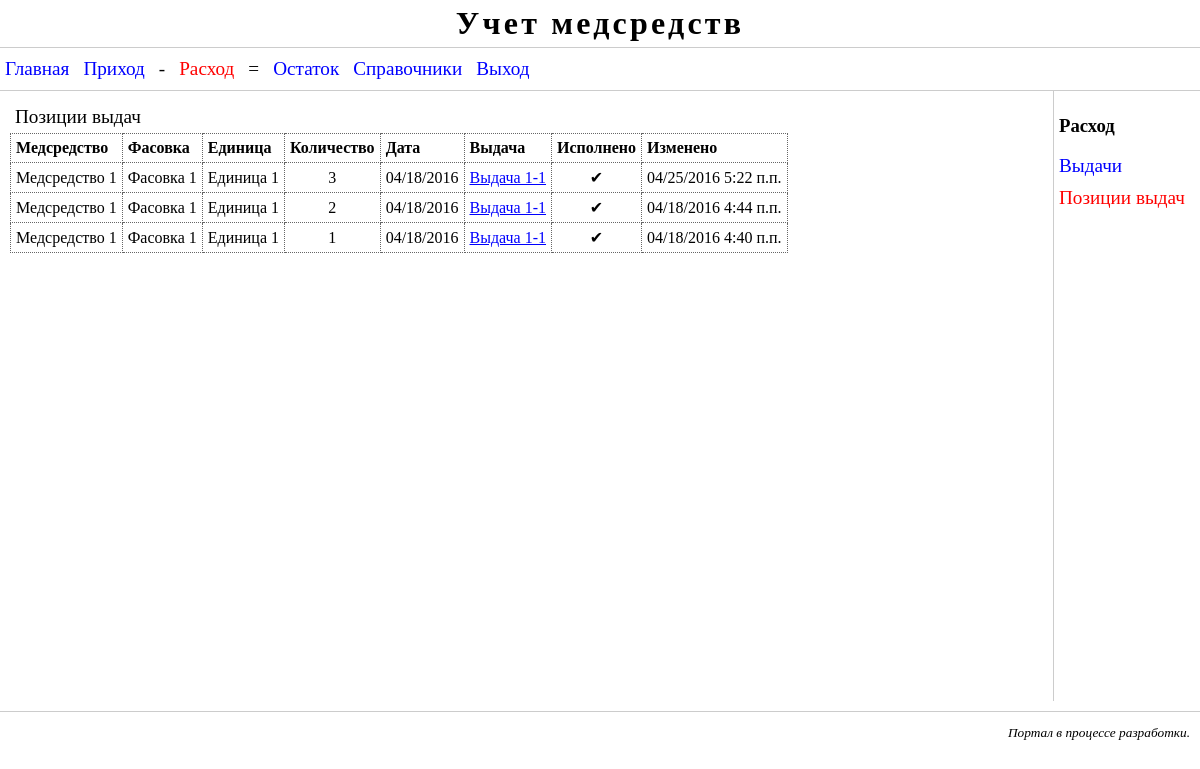
Screenshot of /expense/position_issue_list/ (signed in) with the database file from the repository.
### expense/models.py (models this page shows, shortened)
class Position_issue(CommonPositionModel):
    issue = models.ForeignKey(
        Issue,
        blank = False,
        null = True,
        on_delete = models.PROTECT,
        verbose_name = Issue._meta.verbose_name,
        )
    item = models.ForeignKey(
        Item,
        blank = False,
        null = True,
        limit_choices_to = {'accessability': True},
        on_delete = models.PROTECT,
        verbose_name = Item._meta.verbose_name,
        )
    design = models.ForeignKey(
        Design,
        blank = True,
        null = True,
        limit_choices_to = {'accessability': True},
        on_delete = models.PROTECT,
        verbose_name = Design._meta.verbose_name,
        )
    packing = models.ForeignKey(
        Packing,
        blank = False,
        null = True,
        limit_choices_to = {'accessability': True},
        on_delete = models.PROTECT,
        verbose_name = Packing._meta.verbose_name,
        )
    unit = models.ForeignKey(
        Unit,
        blank = False,
        null = True,
        limit_choices_to = {'accessability': True},
        on_delete = models.PROTECT,
        verbose_name = Unit._meta.verbose_name,
        )
    part = models.ForeignKey(
        Part,
        blank = True,
        null = True,
        limit_choices_to = {'accessability': True},
        on_delete = models.PROTECT,
        verbose_name = Part._meta.verbose_name,
        )
    class Meta:
        ordering = ["number"]
        verbose_name = "Позиция выдачи"
        verbose_name_plural = "Позиции выдач"
        unique_together = ("issue", "number")

class Issue(CommonModel, ReferBased):
    date = models.DateField(
        verbose_name = "Дата",
        )
    name = models.CharField(
        max_length = 100,
        unique_for_date = "date",
        verbose_name = "Название",
        validators = [
            RegexValidator(regex=r'^\S+',
                message= "Текст не должен начинаться пробелом"),
            RegexValidator(regex=r'\S+$',
                message= "Текст не должен оканчиваться пробелом"),
            ]
        )
    type = models.ForeignKey(
        TypeIssue,
        blank = True,
        null = True,
        limit_choices_to = {'accessability': True},
        on_delete = models.PROTECT,
        verbose_name = "Тип",
        )
    consumer = models.ForeignKey(
        Consumer,
        blank = True,
        null = True,
        limit_choices_to = {'accessability': True},
        on_delete = models.PROTECT,
        verbose_name = Consumer._meta.verbose_name,
        )
    executed = models.BooleanField(
        default = False,
        verbose_name = "Исполнено",
        )
    store = models.ForeignKey(
        Store,
        blank = True,
        null = True,
        limit_choices_to = {'accessability': True},
        on_delete = models.PROTECT,
        verbose_name = Store._meta.verbose_name,
        )
    target = models.ForeignKey(
        Target,
        blank = True,
        null = True,
        limit_choices_to = {'accessability': True},
        on_delete = models.PROTECT,
        verbose_name = Target._meta.verbose_name,
        )
    class Meta:
        ordering = ["-date", "name"]
        verbose_name = "Выдача"
        verbose_name_plural = "Выдачи"

### refer/models.py (models this page shows)
class ReferCommon(CommonModel):
    name = models.CharField(
        max_length = 100,
        unique = True,
        verbose_name = "Название",
        validators = [
            RegexValidator(regex=r'^\S+',
                message= "Текст не должен начинаться пробелом"),
            RegexValidator(regex=r'\S+$',
                message= "Текст не должен оканчиваться пробелом"),
            ]
        )
    order = models.FloatField(
        default = 0,
        verbose_name = "Порядок",
        )
    def __str__(self):
        return self.name
    class Meta:
        abstract = True
        ordering = ["order", "name"]

class ReferBased(models.Model):
    bases = models.ManyToManyField(
        Base,
        blank = True,
        limit_choices_to = {'accessability': True},
        verbose_name = Base._meta.verbose_name,
        )
    class Meta:
        abstract = True

class Item(ReferCommon, ReferBased):
    type = models.ForeignKey(
        TypeItem,
        blank = True,
        null = True,
        limit_choices_to = {'accessability': True},
        on_delete = models.PROTECT,
        verbose_name = "Тип",
        )
    formats = models.ManyToManyField(
        Format,
        blank = True,
        limit_choices_to = {'accessability': True},
        verbose_name = Format._meta.verbose_name,
        )
    class Meta:
        verbose_name = "Медсредство"
        verbose_name_plural = "Медсредства"

class Packing(ReferCommon, ReferBased):
    type = models.ForeignKey(
        TypePacking,
        blank = True,
        null = True,
        limit_choices_to = {'accessability': True},
        on_delete = models.PROTECT,
        verbose_name = "Тип",
        )
    class Meta:
        verbose_name = "Фасовка"
        verbose_name_plural = "Фасовки"

class Unit(ReferCommon, ReferBased):
    type = models.ForeignKey(
        TypeUnit,
        blank = True,
        null = True,
        limit_choices_to = {'accessability': True},
        on_delete = models.PROTECT,
        verbose_name = "Тип",
        )
    class Meta:
        verbose_name = "Единица"
        verbose_name_plural = "Единицы"

### expense/views.py (the view)
class PositionList(ListView, MyPageNumberContextMixin, MyModelContextMixin,
    MyModelSetContextMixin, MyExpensesContextMixin):
    model = Position_issue
    model_set = [Issue]
    queryset = model.objects.order_by("item", "-modifyed",)
    paginate_by = 5
    allow_empty = True

### common/mycontext.py (called while the page is built)
    def get_context_data(self, **kwargs):
        context = super().get_context_data(**kwargs)
        context["current_url"] = self.request.path
        context["current_path"] = self.request.get_full_path()
        context["back_url"] = self.request.GET.get("back_url", "")
        context["success_url"] = self.request.GET.get("success_url", "")
        return context

    def get_context_data(self, **kwargs):
        context = super().get_context_data(**kwargs)
        context["pn"] = self.request.GET.get("page", "1")
        return context

    def get_context_data(self, **kwargs):
        context = super().get_context_data(**kwargs)
        context["model_verbose_name_plural"] = self.model._meta.verbose_name_plural
        fields_name = {}
        for f in self.model._meta.get_fields():
            if hasattr(f, "verbose_name"):
                fields_name[f.name] = f.verbose_name
        context["fields_verbose_name"] = fields_name
        if self.request.user.is_authenticated():
            model_name = self.model.__name__
            model_app = self.model._meta.app_label
            can = {}
            if self.request.user.has_perm(model_app + '.change_' + model_name):
                can["edit"] = True
            if self.request.user.has_perm(model_app + '.add_' + model_name):
                can["add"] = True
            context["can"] = can
        return context

    def get_context_data(self, **kwargs):
        context = super().get_context_data(**kwargs)
        for model in self.model_set:
            model_name = model.__name__
            model_app = model._meta.app_label
            model_tag = model_app + "_" + model_name
            context[model_tag + "_" + "model_verbose_name_plural"] = \
                model._meta.verbose_name_plural
            context[model_tag + "_" + "model_verbose_name"] = \
                model._meta.verbose_name
            fields_name = {}
            for f in model._meta.get_fields():
                if hasattr(f, "verbose_name"):
                    fields_name[f.name] = f.verbose_name
            context[model_tag + "_" + "fields_verbose_name"] = fields_name
        return context

### expense/templates/expense/position_issue_list.html (shortened to what this page needs)
{% extends "expense/app_main.html" %}
{% block main %}
  <table class="refer-table">
    <caption>{{ model_verbose_name_plural }}
    </caption>
    <thead>
    <tr>
      <th>{{ fields_verbose_name.item }}</th>
      <th>{{ fields_verbose_name.packing }}</th>
      <th>{{ fields_verbose_name.unit }}</th>
      <th>{{ fields_verbose_name.quantity }}</th>
      <th>{{ expense_Issue_fields_verbose_name.date }}</th>
      <th>{{ expense_Issue_model_verbose_name }}</th>
      <th>{{ expense_Issue_fields_verbose_name.executed }}</th>
      <th>{{ fields_verbose_name.modifyed }}</th>
    </tr>
    </thead>
    <tbody>
    {% for object in object_list %}
      <tr>
        <td>{{ object.item|default_if_none:"--------" }}</td>
        <td>{{ object.packing }}</td>
        <td>{{ object.unit }}</td>
        <td class="centered">{{ object.quantity|floatformat:"-6" }}</td>
        <td>{{ object.issue.date|date:"SHORT_DATE_FORMAT" }}</td>
        <td>
          <a href=
              "{% url "issue_detail" pk=object.issue.pk %}?page={{ page_obj.number }}&back_url=position_issue_list&success_url=position_issue_list"
            >{{ object.issue.name }}</a>
        </td>
        <td class="centered">
          {% if object.issue.executed %}&#10004;{% endif %}</td>
        <td>{{ object.modifyed|date:"SHORT_DATETIME_FORMAT" }}</td>
      </tr>
    {% empty %}
      <p>Нет данных</p>
    {% endfor %}
    </tbody>
  </table>
{% endblock %}

### static/css/base.css (style rules this page uses)
body { color: #000000; background-color: #FFFFFF; margin: 0px; padding: 0px; }

### static/css/main.css (style rules this page uses)
#main a { color: #0000FF; background-color: #FFFFFF; }
#main .refer-table { width: auto; border-collapse: collapse; }
#main .refer-table caption { font-size: larger; padding: 5px; text-align: left; }
#main .refer-table td, .refer-table th { border: 1px dotted #666666; padding: 5px; text-align: left; }
#main .refer-table td.centered { text-align: center; }

### rows the page displays
Position_issue: item "Медсредство 1", packing "Фасовка 1", unit "Единица 1", quantity "3", issue "04/18/2016", issue.name "Выдача 1-1", modifyed "04/25/2016 5:22 п.п."
Position_issue: item "Медсредство 1", packing "Фасовка 1", unit "Единица 1", quantity "2", issue "04/18/2016", issue.name "Выдача 1-1", modifyed "04/18/2016 4:44 п.п."
Position_issue: item "Медсредство 1", packing "Фасовка 1", unit "Единица 1", quantity "1", issue "04/18/2016", issue.name "Выдача 1-1", modifyed "04/18/2016 4:40 п.п."

### other values shown
{{ app_name }} "Расход"
{{ object.model_name }} "Выдачи" "Позиции выдач"
{{ model_verbose_name_plural }} "Позиции выдач"
{{ fields_verbose_name.item }} "Медсредство"
{{ fields_verbose_name.packing }} "Фасовка"
{{ fields_verbose_name.unit }} "Единица"
{{ fields_verbose_name.quantity }} "Количество"
{{ expense_Issue_fields_verbose_name.date }} "Дата"
{{ expense_Issue_model_verbose_name }} "Выдача"
{{ expense_Issue_fields_verbose_name.executed }} "Исполнено"
{{ fields_verbose_name.modifyed }} "Изменено"
